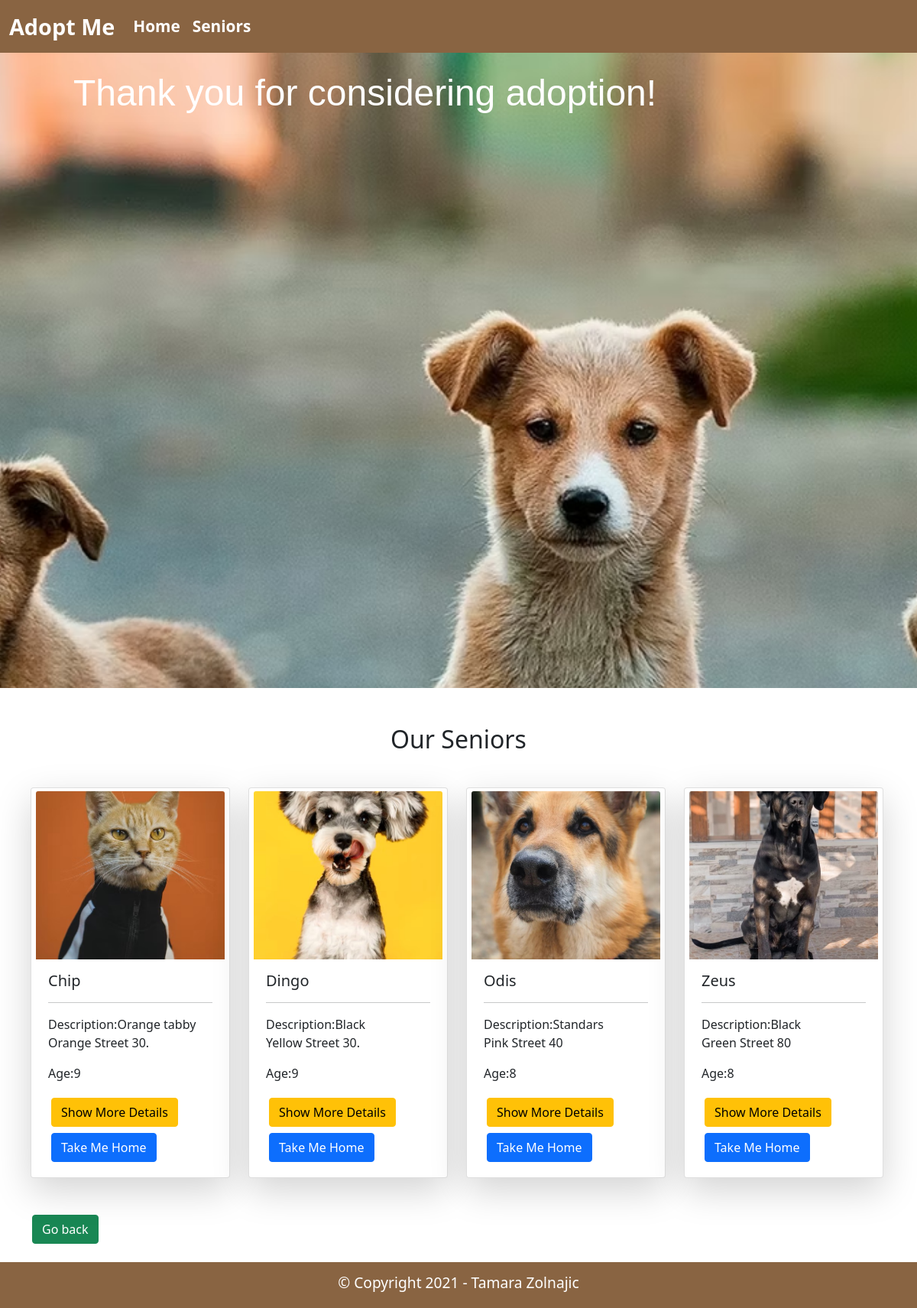
Page /senior.php (signed in) on the committed database.
### tables this page shows
CREATE TABLE `animals` (
  `id` int(11) NOT NULL,
  `name` varchar(30) NOT NULL,
  `picture` varchar(255) DEFAULT NULL,
  `breed` varchar(30) NOT NULL,
  `age` int(11) NOT NULL,
  `type` varchar(30) NOT NULL,
  `description` varchar(30) NOT NULL,
  `hobbies` varchar(30) NOT NULL,
  `location` varchar(30) NOT NULL,
  `status` enum('avaliable','adopted') DEFAULT 'avaliable'
);

### senior.php (the view, shortened to what this page needs)
<?php
require_once 'components/db_connect.php';
$sql ="SELECT * FROM animals";
    $result = mysqli_query($connect, $sql);
    $body = "";
    $nOR = mysqli_num_rows($result);
    if($nOR == 0) {
        $body = "No results";
    } else {
        $rows = mysqli_fetch_all($result, MYSQLI_ASSOC);
        foreach($rows as $val) {
            if($val["age"] > 7) {
            $body .= '<div class=" mb-5 col col-12 col-sm-12 col-md-6 col-lg-3 d-flex align-items-stretch">
            <div class="row g-1 container-fluid card shadow-lg bg-card-color">
            <div class="";">
            <img style="width:100%; height:220px; object-fit: cover;" src=animals/pictures/'.$val["picture"].' class="card-img-top img-fluid" alt="...">
            <div class="card-body">
              <h5 class="card-title">'.$val["name"].'</h5>
              <hr>
              <p class="card-text">Description:'.$val["description"].'<br> '.$val["location"].'</p>
              <p class="card-text">Age:'.$val["age"].'</p>
              <a href="show.php?id='.$val["id"].'" class="m-1 btn btn-warning">Show More Details</a>
              <a href="adopt.php?id='.$val["id"].'" class="m-1 btn btn-primary">Take Me Home</a>
            </div>
            </div>
            </div>
          </div>
          ';
        }
    }
}
?>
<!DOCTYPE html>
<html lang="en">
<head>
<?php require_once 'components/boot.php'?>
</head>
<body>
<?php require_once 'components/navbar.php' ?>
<div class="container">
    <h2 class="text-center m-5">Our Seniors</h2>
    <div class="row">
    <?= $body ?>
    </div>
    <a class="btn btn-success mb-4" href="home.php">Go back</a>
</div>
<?php require_once 'components/footer.php' ?>
</body>
</html>

### components/boot.php (shortened to what this page needs)
<link href="https://cdn.jsdelivr.net/npm/bootstrap@5.0.0-beta1/dist/css/bootstrap.min.css" rel="stylesheet">

### components/navbar.php (shortened to what this page needs)
<!DOCTYPE html>
<html lang="en">
<head>
    <link rel="stylesheet" href="style.css">
</head>
<body>
<div class="bg-image mb-4">
<nav class="navbar navbar-expand-lg navbar-dark" style="background-color:#896442">
  <div class="container-fluid ">
    <a class="navbar-brand" href="#" style="font-size:1.8rem;font-weight:bold">Adopt Me</a>
    <div class="collapse navbar-collapse" id="navbarNav">
      <ul class="navbar-nav">
        <li class="nav-item">
          <a class="nav-link active" aria-current="page" href="index.php" style="font-size:1.3rem; font-weight:bold">Home</a>
        </li>
        <li class="nav-item">
          <a class="nav-link active" href="senior.php" style="font-size:1.3rem; font-weight:bold">Seniors</a>
        </li>
      </ul>
    </div>
  </div>
</nav>
       <div class="text-center text-align-center align-items-center text-white text">
       <h2 class="hero-heading">Thank you for considering adoption!</h2>
       <br>
    </div>
</div>
</body>
</html>

### components/footer.php (shortened to what this page needs)
<!DOCTYPE html>
<html lang="en">
<head>
    <?php require_once 'components/boot.php' ?>
    <link rel="stylesheet" href="style.css">
</head>
<body>
<div class="d-flex footer text-center align-items-center justify-content-center text-white" style="background-color: #896442;
    height: 60px;">
    <h2 style="font-size:1.2rem">&copy; Copyright 2021 - Tamara Zolnajic</h2>
</div>
</body>
</html>

### style.css (style rules this page uses)
.bg-image { background: url("animals/pictures/heropic.avif") no-repeat center center fixed; -webkit-background-size: cover; -moz-background-size: cover; -o-background-size: cover; background-size: cover; height: 900px; }
.text { font-family: Verdana, Geneva, Tahoma, sans-serif; }
.hero-heading { position: absolute; padding: 2% 8% 30% ; font-size: 3rem; color: white; }

### rows in the picture
animals: picture (picture), name "Chip", description "Orange tabby", location "Orange Street 30.", age "9"
animals: picture (picture), name "Dingo", description "Black", location "Yellow Street 30.", age "9"
animals: picture (picture), name "Odis", description "Standars", location "Pink Street 40", age "8"
animals: picture (picture), name "Zeus", description "Black", location "Green Street 80", age "8"
